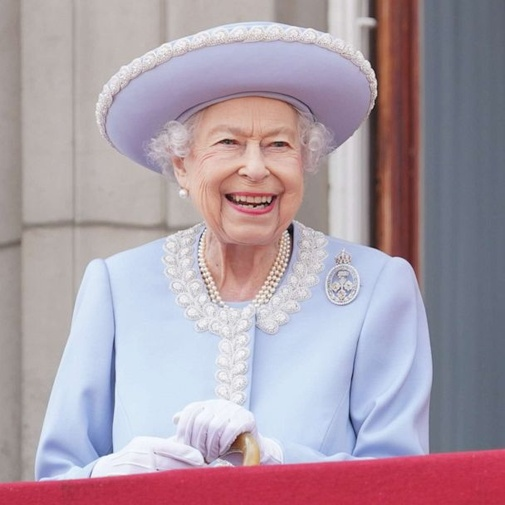
%> input picture IVP_Assignment_4/queen.jpg, 505 x 505 px, shrunk from 608 x 608 before the run
$ octave firsttwobonus.m   (GNU Octave 9; MATLAB toolbox functions it lacks are replaced by stand-ins)
%> lines starting %> are read from the running program, lines starting %| are printed output that depends on the picture
img = imread('queen.jpg');
%> img is the input picture: size 505x505x3 uint8; mean R, G, B 172.1, 156.2, 167.2
cielab_img = rgb2lab(img);
%> cielab_img: size 505x505x3 double; mean of channels 1, 2, 3 66.3, 8.5, -2.2
labImage2D = reshape(cielab_img, [], 3);
k = 7;
[idx, ~] = kmeans(labImage2D, k);
cl_col = zeros(k, 3);
for i = 1:k
    clusterColors = labImage2D(idx == i, :);
    cl_col(i, :) = mean(clusterColors);
end
%> after the loop, cl_col = [47.38 2.37 -8.78; 70.26 3.24 2.74; 87.5 0.27 -8.64; 44.84 56.12 17.37; 32.35 20.22 12.11; 62.9 17.28 13.22; 72.47 5.8 -17.04]
cl_col_rgb = lab2rgb(cl_col);
%> cl_col_rgb = [0.428 0.438 0.498; 0.706 0.665 0.655; 0.83 0.862 0.924; 0.753 0.211 0.315; 0.435 0.247 0.228; 0.745 0.551 0.508; 0.678 0.689 0.819]
% 1xnumber of clusters array
colorFilters = cell(1, k);
for i = 1:k
    colorFilter = zeros(size(img));
    colorFilter(repmat(idx == i, [1 1 3])) = img(repmat(idx == i, [1 1 3]));
    colorFilters{i} = colorFilter;
end
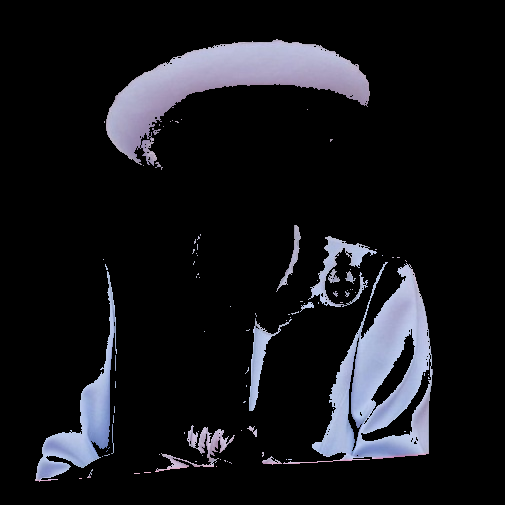
%> colorFilter: size 505x505x3 double; mean R, G, B 22.1, 22.6, 26.8
%> after the loop, colorFilters = 7 items

gamma = 2.2;
%%%%%%%%%%%%%%%%%%%%%%%%%%%%%%%%%%%%%%%%%%%%%%%%%%%%%%%%%%%%%%%%%%%%%%%%%%%%%%%%%%%%%%%%%%%%%%%%%%%%%%%%%%%%%%%%%%%%%%%%%%%%%%%%%%%%%%%%%%%%%%%%%%%%%%%%%%%%%%%%%%
% START WHITE BALANCE CODE RETRIEVED FROM ASSIGNMENT 1
%> (the run ends here)

$ run again, with IVP_Assignment_4/happy.jpg copied over IVP_Assignment_4/queen.jpg
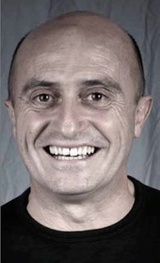
%> input picture IVP_Assignment_4/happy.jpg, 160 x 263 px, shrunk from 193 x 316 before the run
%> img is the input picture: size 263x160x3 uint8; mean R, G, B 115.4, 106.4, 106.5
%> cielab_img: size 263x160x3 double; mean of channels 1, 2, 3 44.7, 3.5, 1.1
%> after the loop `for i = 1:k`: cl_col = [37.45 0.597 -5.25; 54.16 3.55 0.389; 3.45 0.158 0.034; 78.57 5.34 4; 42.91 5.92 4.08; 65.81 6.13 4.2; 29.03 2.84 -1.21]
%> cl_col_rgb = [0.333 0.346 0.378; 0.534 0.5 0.506; 0.0502 0.0483 0.0485; 0.815 0.748 0.734; 0.447 0.384 0.372; 0.683 0.612 0.599; 0.283 0.263 0.276]
%> after the loop `for i = 1:k`:
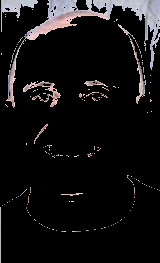
%> colorFilter: size 263x160x3 double; mean R, G, B 7, 6.5, 6.8; drawn with min black and max white
%> after the loop `for i = 1:k`: colorFilters = 7 items
